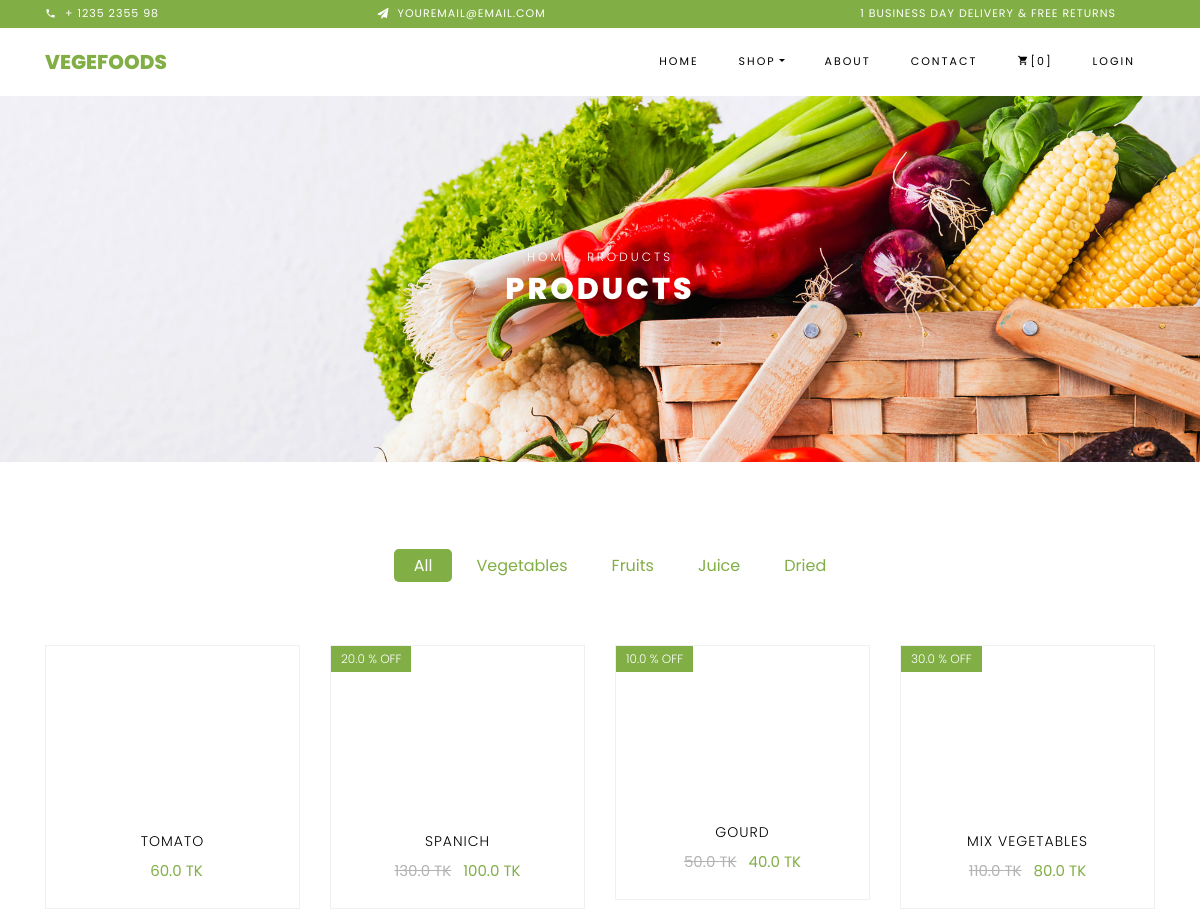
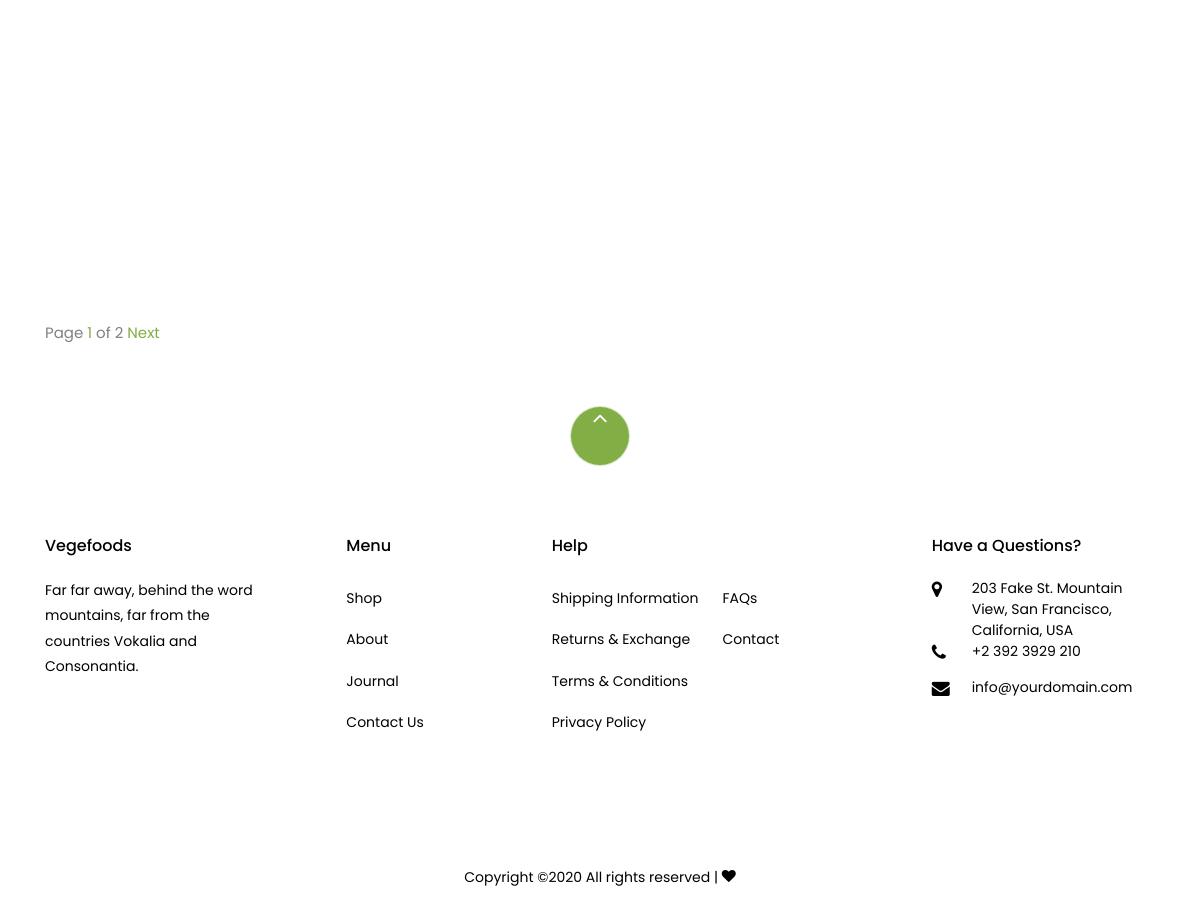
/shop-details-1/, run on the app's committed database (2 pictures, top to bottom).
### shop/models.py (models this page shows, shortened)
class Product(models.Model):
    product_name = models.CharField(max_length=100)
    image = models.ImageField(blank=True, null=True)
    discount_price = models.FloatField(blank=True, null=True)
    regular_price = models.FloatField(blank=True, null=True)
    discount_percent = models.FloatField(blank=True, null=True)
    category = models.CharField(choices=CATEGORY, max_length=120, null=True)

### shop/views.py (the view)
# urls.py: path('shop-details-1/', shop_details_1, name='shop-details-1'),
def shop_details_1(request):
    query_set = Product.objects.all()
    paginator = Paginator(query_set, 12)  # Show 12 product per page
    page = request.GET.get('page')
    try:
        query_set = paginator.page(page)
    except PageNotAnInteger:
        query_set = paginator.page(1)
    except EmptyPage:
        query_set = paginator.page(paginator.num_pages)
    context = {
        'product_details_1': query_set
    }
    return render(request, 'shop/shop_details_1.html', context)

### templates/shop/shop_details_1.html (shortened to what this page needs)
{% extends 'base.html' %}
{% load static %}
{% block content %}
    <div class="hero-wrap hero-bread"  style="background-image: url('{% static 'images/bg_1.jpg' %}');">
      <div class="container">
        <div class="row no-gutters slider-text align-items-center justify-content-center">
          <div class="col-md-9 ftco-animate text-center">
          	<p class="breadcrumbs"><span class="mr-2"><a href="#">Home</a></span> <span>Products</span></p>
            <h1 class="mb-0 bread">Products</h1>
          </div>
        </div>
      </div>
    </div>
    <section class="ftco-section">
    	<div class="container">
    		<div class="row justify-content-center">
    			<div class="col-md-10 mb-5 text-center">
    				<ul class="product-category">
    					<li><a href="{% url 'shops:shop' %}" class="active">All</a></li>
    					<li><a href="{% url 'shops:shop-details-1' %}">Vegetables</a></li>
    					<li><a href="{% url 'shops:shop-details-2' %}">Fruits</a></li>
    					<li><a href="{% url 'shops:shop-details-3' %}">Juice</a></li>
    					<li><a href="{% url 'shops:shop-details-4' %}">Dried</a></li>
    				</ul>
    			</div>
    		</div>
    		<div class="row">
                {% for qs in product_details_1 %}
                    {% if qs.category == 'vegetables' %}
    			<div class="col-md-6 col-lg-3 ftco-animate">
    				<div class="product">
    					<a href="#" class="img-prod"> <img class="img-fluid"  src="{{ qs.image.url }}  " >
                            {% if qs.discount_percent is not exist %}
    						<span class="status">{{ qs.discount_percent }} % OFF</span>
                            {% endif %}
    					</a>
    					<div class="text py-3 pb-4 px-3 text-center">
    						<h3><a href="#">{{ qs.product_name }}</a></h3>
    						<div class="d-flex">
    							<div class="pricing">
                                    {% if qs.discount_price is not exist %}
                                        <p class="price"><span class="mr-2 price-dc">{{ qs.regular_price }} TK</span>
                                            <span class="price-sale">{{ qs.discount_price }} TK</span></p>
                                        {% else %}
                                         <p class="price">
                                             {{ qs.regular_price }} TK</p>
		    					    {% endif %}
                                </div>
	    					</div>
    					</div>
    				</div>
    			</div>
                       {% endif %}
                {% endfor %}
            </div>
    		<div class="row pagination-wrap">
          <div class="col-md-6 text-center text-md-left">
            <div class="custom-pagination ml-auto">
              <div class="d-inline-block">
                Page <a href="#" class="active">{{ product_details_1.number }}</a> of  {{ product_details_1.paginator.num_pages }}
              </div>
              {% if product_details_1.has_next %}
              <a href="?page={{ product_details_1.next_page_number }}" class="next">Next</a>
               {% endif %}
            </div>
          </div>
        </div>
    	</div>
    </section>
{% endblock %}

### data on the page
Product: product_name "TOMATO", regular_price "60.0"
Product: discount_percent "20.0", product_name "SPANICH", regular_price "130.0", discount_price "100.0"
Product: discount_percent "10.0", product_name "GOURD", regular_price "50.0", discount_price "40.0"
Product: discount_percent "30.0", product_name "MIX VEGETABLES", regular_price "110.0", discount_price "80.0"

### other printed values
{{ product_details_1.number }} "1"
{{ product_details_1.paginator.num_pages }} "2"
